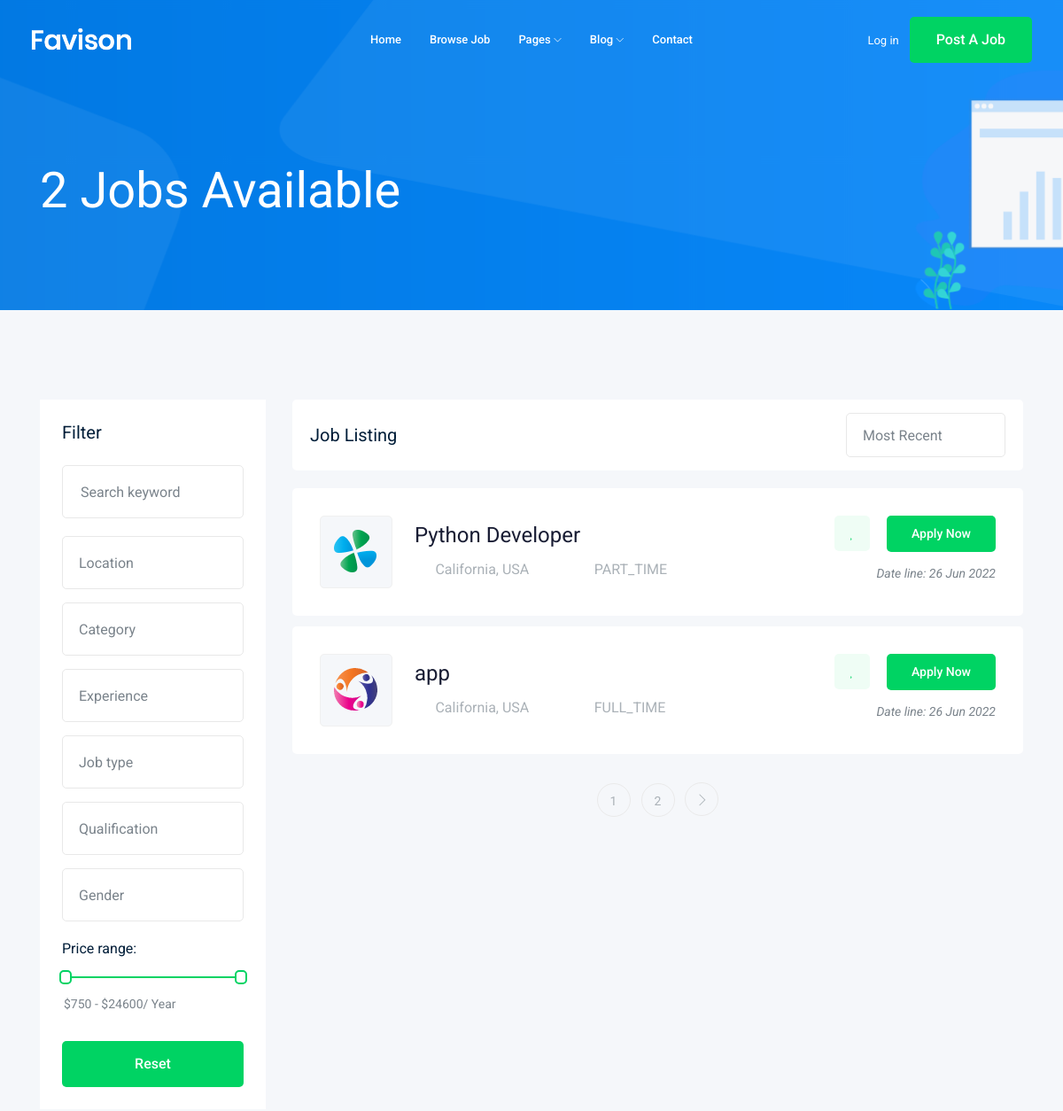
The app's page /jobs/ (upper part), older data.
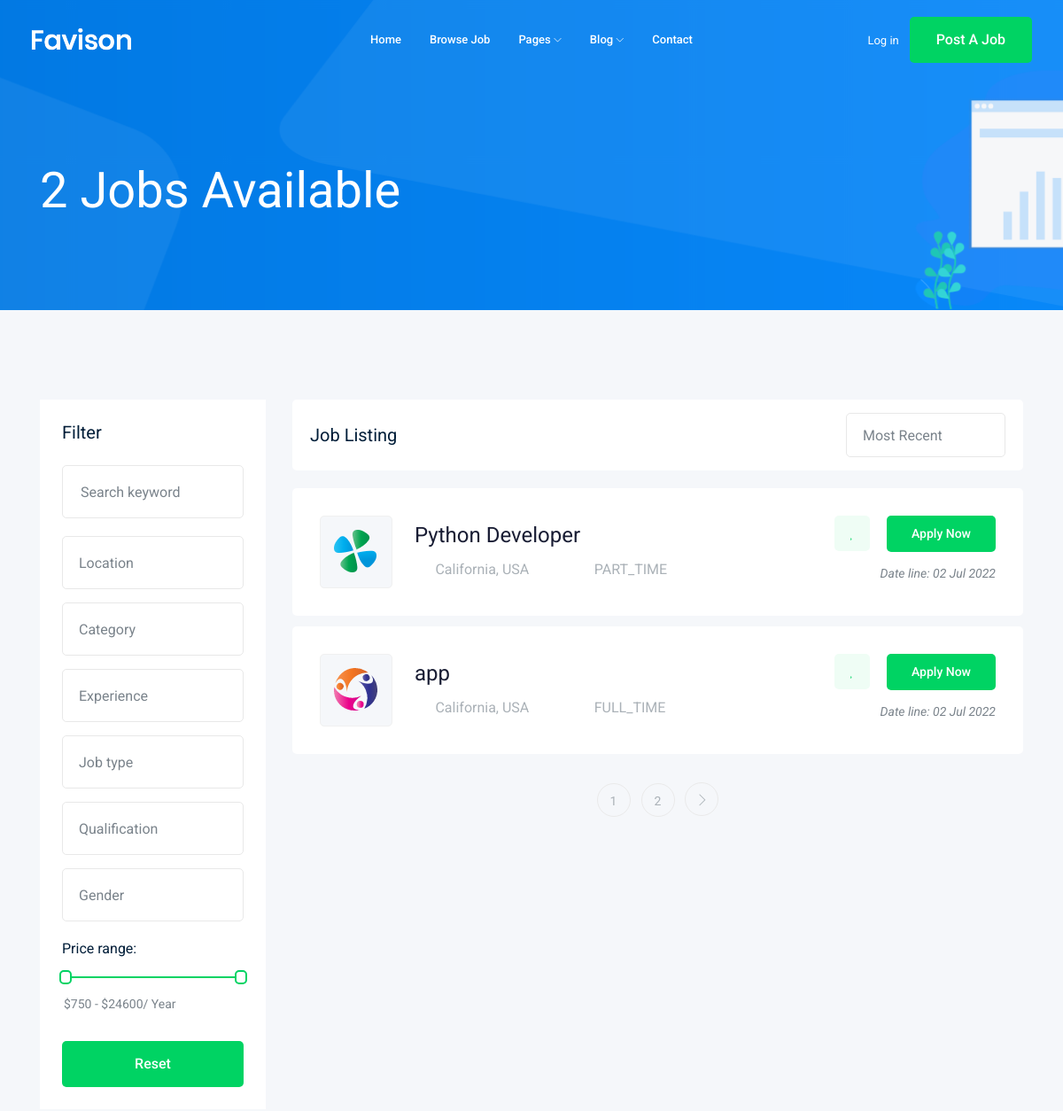
The same page, newer data.
### job/models.py (models this page shows, shortened)
class Jop(models.Model):
    owner = models.ForeignKey(User, related_name='job_owner', on_delete=models.CASCADE)
    title = models.CharField(max_length=100)
    jop_type = models.CharField(max_length=15, choices=JOP_TYPE)
    description = models.TextField(max_length=1000)
    published_at = models.DateTimeField(auto_now=True)
    vacancy = models.IntegerField(default=1)
    salary = models.IntegerField(default=0)
    category = models.ForeignKey('Category', on_delete=models.CASCADE)
    experience = models.IntegerField(default=1)
    image = models.ImageField(upload_to='jobs/')
    job_img = models.FileField(upload_to='jobs/', validators=[FileExtensionValidator(['pdf', 'doc', 'svg'])])
    slug = models.SlugField(null=True, blank=True)

### job/views.py (the view)
# urls.py: path('', views.job_list, name='job_list'),
def job_list(request):
    job_lists = Jop.objects.all()  # django query set
    paginator = Paginator(job_lists, 2)
    page_number = request.GET.get('page')
    page_obj = paginator.get_page(page_number)
    context = {'jobs': page_obj}
    return render(request, 'job/job_list.html', context)

### job/templates/job/job_list.html (shortened to what the changed rows need)
{% extends 'base.html'%}
{% block body %}
    <div class="job_listing_area plus_padding">
        <div class="container">
            <div class="row">
                <div class="col-lg-9">
                    <div class="job_lists m-0">
                        <div class="row">
                            {% for job in jobs %}
                                <div class="col-lg-12 col-md-12">
                                    <div class="single_jobs white-bg d-flex justify-content-between">
                                        <div class="jobs_left d-flex align-items-center">
                                            <div class="thumb">
                                                <img src="{{ job.image.url }}" alt="">
                                            </div>
                                            <div class="jobs_conetent">
                                                <a href="{% url 'jobs:job_details' job.slug %}"><h4>{{ job.title }}</h4></a>
                                                <div class="links_locat d-flex align-items-center">
                                                    <div class="location">
                                                        <p> <i class="fa fa-map-marker"></i> California, USA</p>
                                                    </div>
                                                    <div class="location">
                                                        <p> <i class="fa fa-clock-o"></i> {{ job.jop_type }}</p>
                                                    </div>
                                                </div>
                                            </div>
                                        </div>
                                        <div class="jobs_right">
                                            <div class="apply_now">
                                                <a class="heart_mark" href="{% url 'jobs:job_details' job.slug %}"> <i class="fa fa-heart"></i> </a>
                                                <a href="{% url 'jobs:job_details' job.slug %}" class="boxed-btn3">Apply Now</a>
                                            </div>
                                            <div class="date">
                                                <p>Date line: {{ job.published_at |date:'d M o' }}</p>
                                            </div>
                                        </div>
                                    </div>
                                </div>
                            {% endfor %}
                        </div>
                    </div>
                </div>
            </div>
        </div>
    </div>
{% endblock body %}

Row changes from the older to the newer data that the page shows:
changed Jop "Python Developer": published_at "26 Jun 2022" → "02 Jul 2022"
changed Jop "app": published_at "26 Jun 2022" → "02 Jul 2022"
